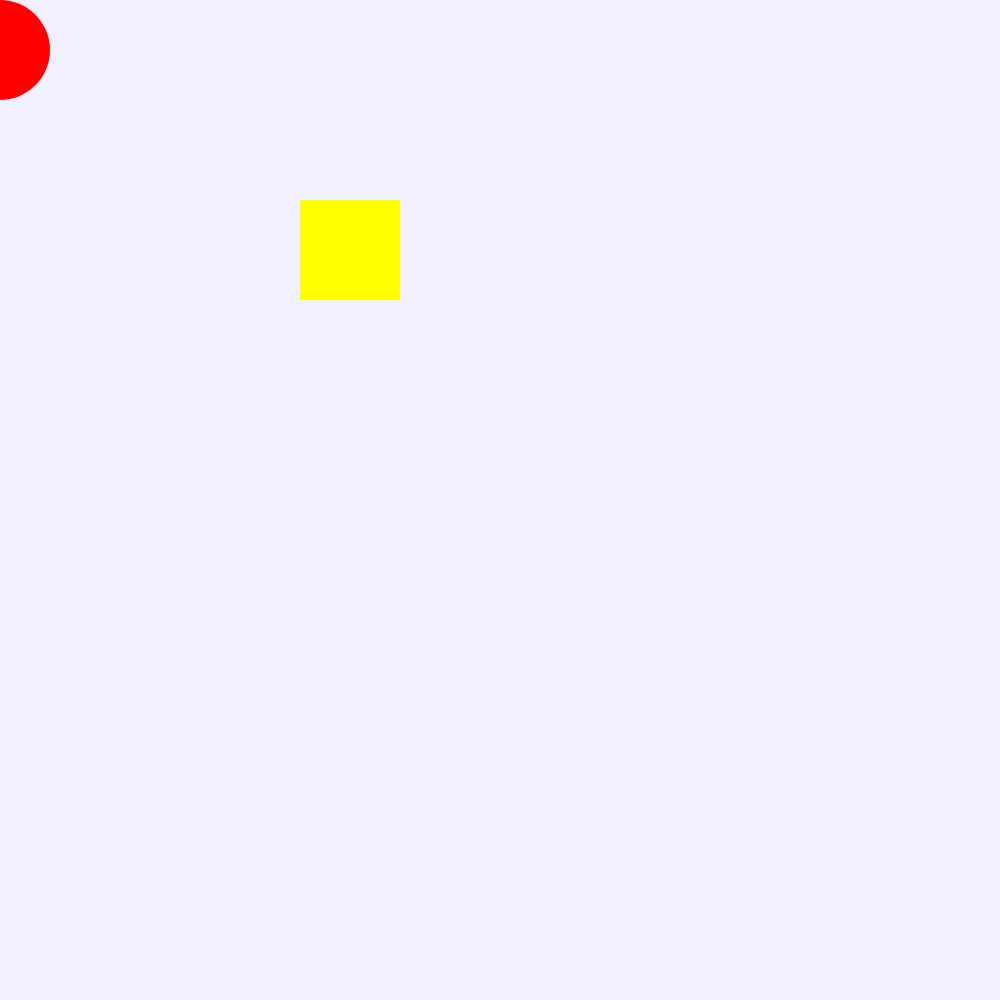
Frame 1 (no input)
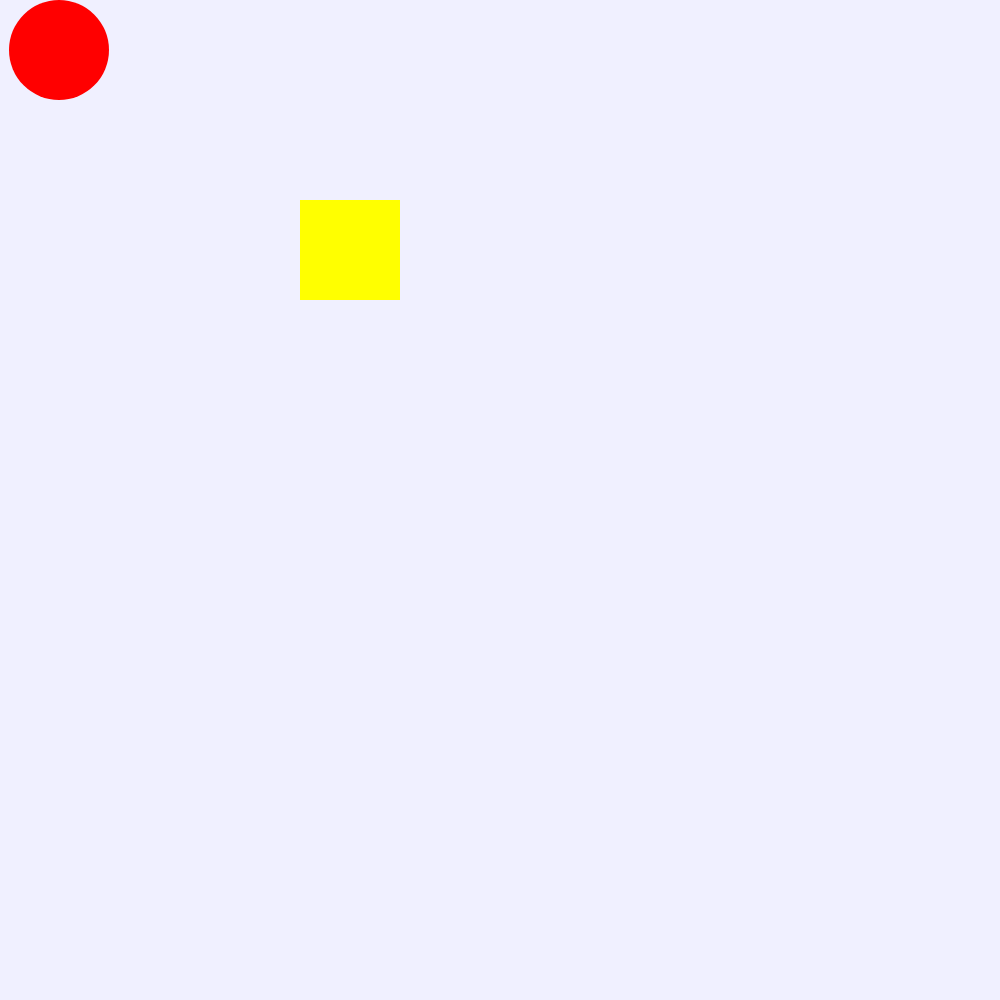
Frame 60 (no input)
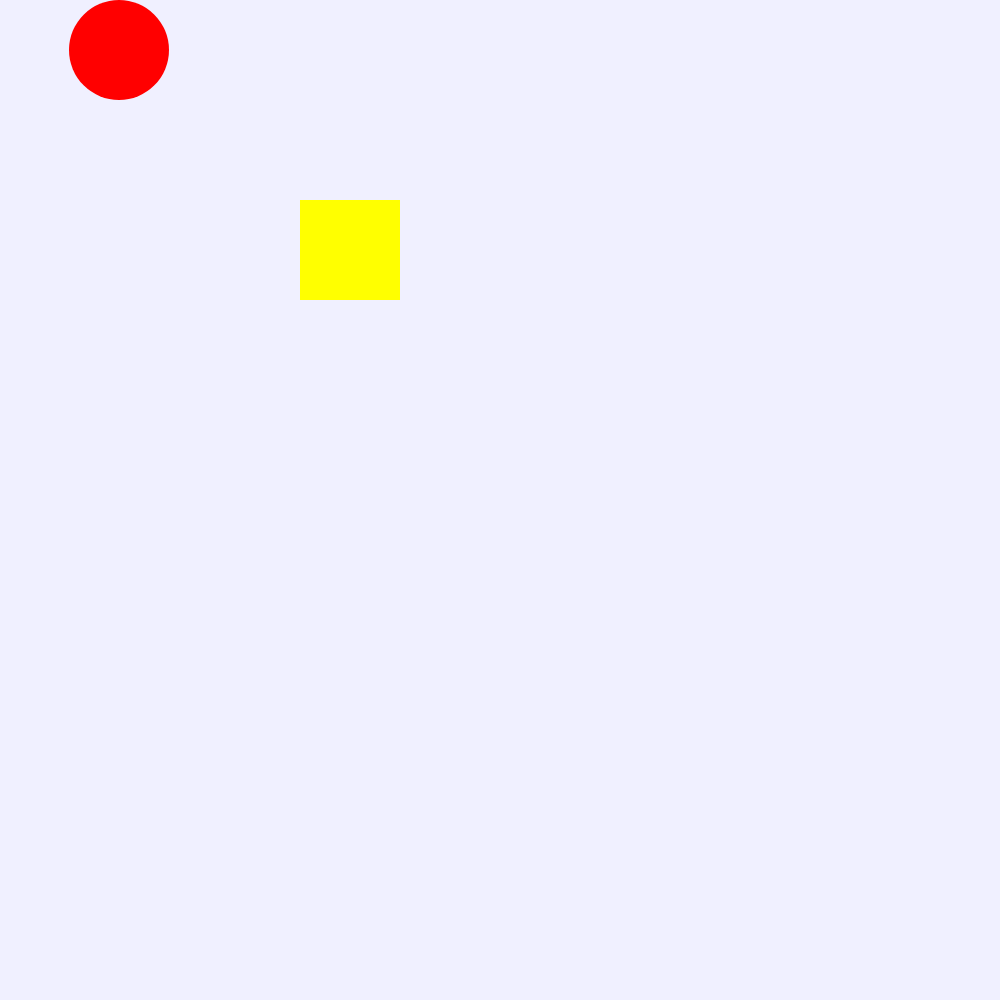
Frame 120 (the mouse pressed at the canvas centre since frame 60)

The p5.js sketch that drew these frames (run headless with seeded random() and noise() and a simulated clock; from frame 60 on, the mouse is pressed at the canvas centre):

// p5.js sketch
// ── sketch.js
let x = 0;

function setup() {
  createCanvas(1000, 1000);
}

function draw() {
  background(240,240,255); // 0-255 RGB
  noStroke();
  fill(255,0,0);
  ellipse(x,50,100,100);
  x = x + 1;
  fill(255,255,0);
  rect(300,200,100,100);
}
